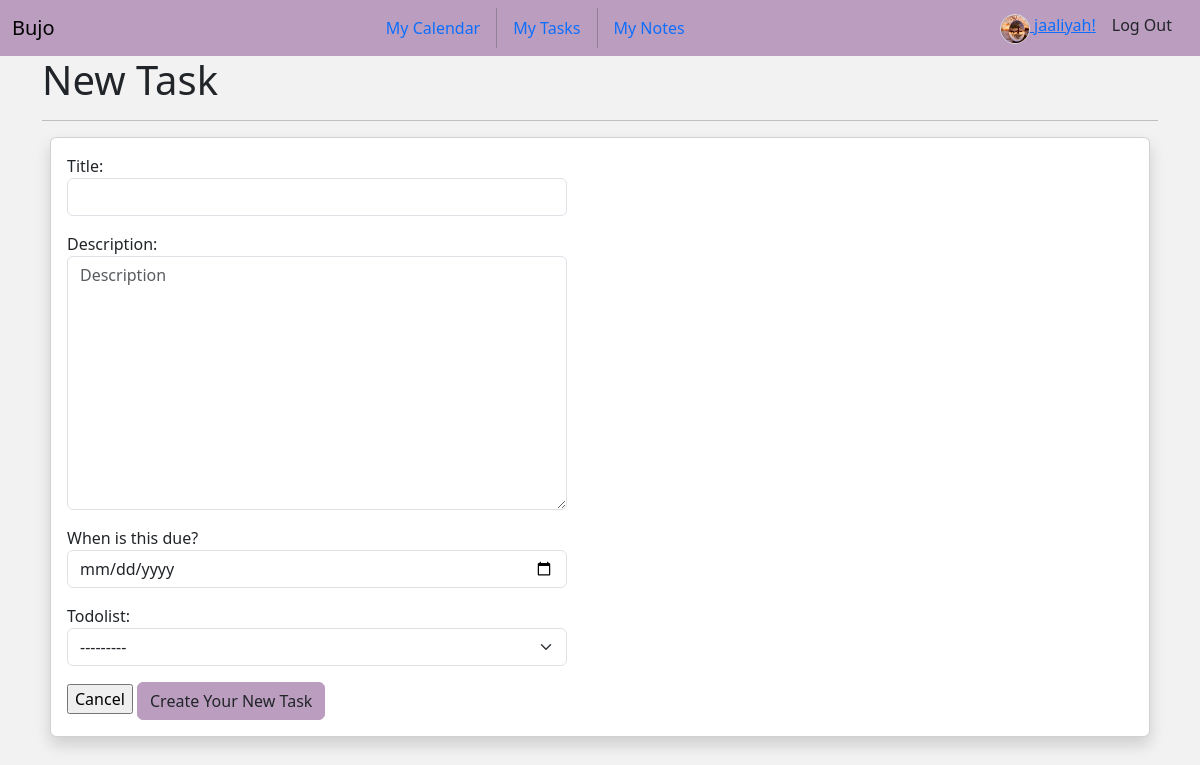
The page /new_task (signed in) on the database its author committed.
### planner/models.py (models this page shows)
class User(AbstractUser):
    avatar = models.ImageField(default="https://static.vecteezy.com/system/resources/thumbnails/009/734/564/small/default-avatar-profile-icon-of-social-media-user-vector.jpg", upload_to="user_images")
    bio = models.TextField()

class ToDoList(models.Model):
    title = models.CharField(max_length=255)
    def __str__(self):
        return f"{self.title}"

### planner/views.py (the view)
# urls.py: path("new_task", views.create_new, name="new_task"),
@login_required(login_url="login")
def create_new(request):
    if request.method == "POST":
        if "cancel" in request.POST:
            return redirect("index")
        form = TaskForm(request.POST)
        task = form.save(commit=False)
        task.user = request.user
        task.save()
        form.save_m2m()
        return redirect("index")
    else:
        form = TaskForm()
    return render(request, "planner/new_task.html", {"form":form})

### planner/forms.py
class TaskForm(forms.ModelForm):
    class Meta:
        model= Task
        fields = ("title", 'description', "due_date", "todolist")
        labels = {
            'due_date': "When is this due?",
        }
        widgets = {
            "title": TextInput(attrs={
                'class': "form-control mb-3",
                'style': 'max-width: 500px;',
                'placeholder': ''
                }),
            "description": Textarea(attrs={
                'class': "form-control mb-3",
                'style': 'max-width: 500px;',
                'placeholder': 'Description'
            }),
            "due_date": DateInput(attrs={
                "class": "form-control mb-3",
                "style": 'max-width: 500px;',
            }),
            "todolist": Select(attrs={
                "class": "form-select mb-3",
                "style":'max-width: 500px;',
            })
        }

### planner/templates/planner/new_task.html (shortened to what this page needs)
{% extends "planner/layout.html" %}
{% block main %}
<div class="container">
    <h1 class="display-6">New Task</h1>
    <hr class="mb-2">
    <div class="p-2">
        <div class="card shadow">
            <div class="card-body">
                <form action="{% url 'new_task' %}" method="post">
                    {{ form.as_p }}
                    <div>
                        <input type="submit" name="cancel" value="Cancel" formnovalidate="formnovalidate">
                        <button type="submit" name="submit" class="btn btn-primary">Create Your New Task</button>
                    </div>
                </form>
            </div>
        </div>
    </div>
</div>
{% endblock %}

### planner/templates/planner/layout.html (shortened to what this page needs)
{% load static %}
<!DOCTYPE html>
<html lang="en">
<head>
    <link rel="stylesheet" href="https://cdn.jsdelivr.net/npm/bootstrap-icons@1.11.2/font/bootstrap-icons.min.css">
    <link href="https://cdn.jsdelivr.net/npm/bootstrap@5.3.2/dist/css/bootstrap.min.css" rel="stylesheet"
>
    <link rel="stylesheet" href="{% static 'planner/colors.css' %}">
    <link rel="stylesheet" href="{% static 'planner/styles.css' %}">
</head>
<body class="">
    <div class="vh-100">
        <nav class="navbar sticky-top bg-primary">
            <div class="container-fluid">
                <a class="navbar-brand" href="{% url 'index' %}">Bujo</a>
                {% if user.is_authenticated %}
                <ul class="nav">
                    <li class="nav-item">
                        <a class="nav-link" href="{% url 'calendar' %}">My Calendar</a>
                    </li>
                    <li class="nav-item">
                        <a class="nav-link" href="{% url 'taskList' %}">My Tasks</a>
                    </li>
                    <li class="nav-item">
                        <a class="nav-link" href="{% url 'noteList' %}">My Notes</a>
                    </li>
                </ul>
                <div class="d-flex">
                    <a class="nav-brand" href="{% url 'profile' %}">
                        <img src="{{user.avatar.url}}" alt="User Avatar"
                            class="d-inline-block align-text-top border rounded-circle" height="30" width="30">
                        {{user.username}}!</a>
                    <a class="mx-3 nav-link" href="{% url 'logout' %}">Log Out</a>
                </div>
                {% else %}
                <div class="">
                    <a class="nav-link me-2" href="{% url 'login' %}">Log In</a>
                    <a class="nav-link" href="{% url 'register' %}">Register</a>
                </div>
                {% endif %}
            </div>
        </nav>
        <main>
            <div class="container-fluid mainContent">
                {% block main %}
                {% endblock %}
            </div>
        </main>
    </div>
</body>
</html>

### planner/static/planner/colors.css (style rules this page uses)
.bg-primary { background-color: #bb9ebf !important; }
.btn-primary { color: #212529; background-color: #bb9ebf; border-color: #bb9ebf; }

### planner/static/planner/styles.css (style rules this page uses)
:root { --app-height: 100vh; --primary-color: #c00000; --secondary-color: #525252; --tertiary-color: rgb(132, 134, 124); --soft-color: #f2f2f2; --color2: #FBFEF9; --color3: #85877C; --color4: #0a090C; --color5: #07393C; --color6: #e9e2eec9; --bs-primary: #7e569b; }
:root, [data-bs-theme=light] { --bs-primary: #9a43d8c9; }
.mainContent { height: calc(100vh - 56px); background-color: var(--soft-color); }

### rows shown on the page
User: avatar (picture), username "jaaliyah"
